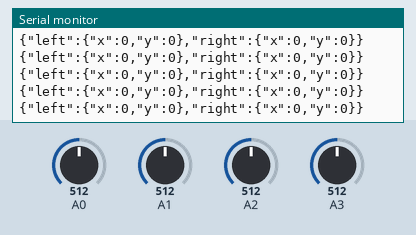
The sketch below on a simulated Arduino Uno, built with avr-gcc and run on an emulated ATmega328P. Parts: the last lines printed to the serial monitor. The test bench sets the inputs (shaded band); at power-on: A0 = 512, A1 = 512, A2 = 512, A3 = 512.

Above: at 1.7 s.
1.8 s: A0 set to 539
4.8 s: A0 set to 567
At 4.87 s:
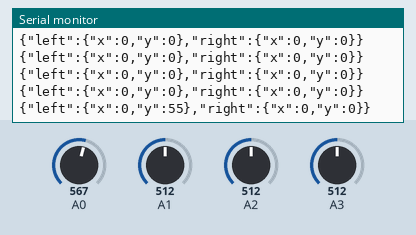
7.8 s: A1 set to 543
At 7.8 s:
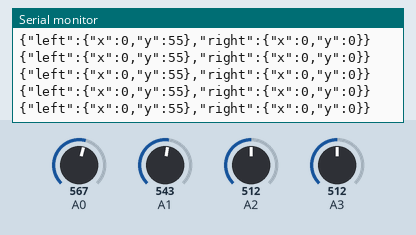
10.8 s: A1 set to 570
At 10.88 s:
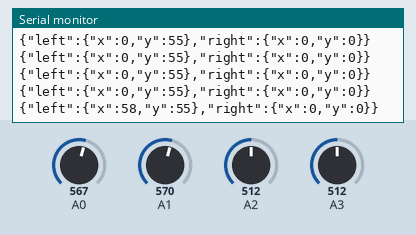
13.8 s: A2 set to 533
At 13.83 s:
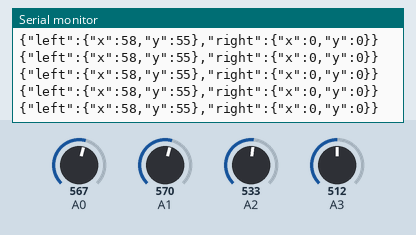
16.8 s: A2 set to 565
At 16.87 s:
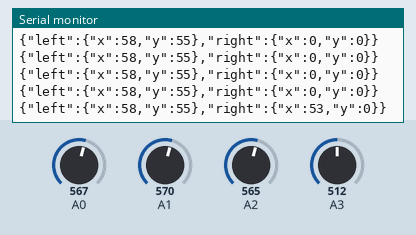

The sketch:

SDCS.ino
```cpp
int cRx, cRy, cLx, cLy; // center values

void setup() {
  Serial.begin(9600);
  delay(500);
  cRx = analogRead(A2);
  cRy = analogRead(A3);
  cLx = analogRead(A1);
  cLy = analogRead(A0);
}

void loop() {
  int rx = analogRead(A2) - cRx; // right x
  int ry = analogRead(A3) - cRy; // right z
  int lx = analogRead(A1) - cLx; // left  rotation
  int ly = analogRead(A0) - cLy; // left  y

  if (abs(rx) < 40)
    rx = 0;
  if (abs(ry) < 40)
    ry = 0;
  if (abs(lx) < 40)
    lx = 0;
  if (abs(ly) < 40)
    ly = 0;

  Serial.print("{\"left\":{\"x\":");
  Serial.print(lx);
  Serial.print(",\"y\":");
  Serial.print(ly);
  Serial.print("},\"right\":{\"x\":");
  Serial.print(rx);
  Serial.print(",\"y\":");
  Serial.print(ry);
  Serial.println("}}");
  delay(20);
}
```

Measured:
- after the input at 4.8 s, the serial monitor: prints a new line after 0.05 s (image 1)
- after the input at 10.8 s, the serial monitor: prints a new line after 0.07 s (image 3)
- after the input at 16.8 s, the serial monitor: prints a new line after 0.06 s (image 5)
